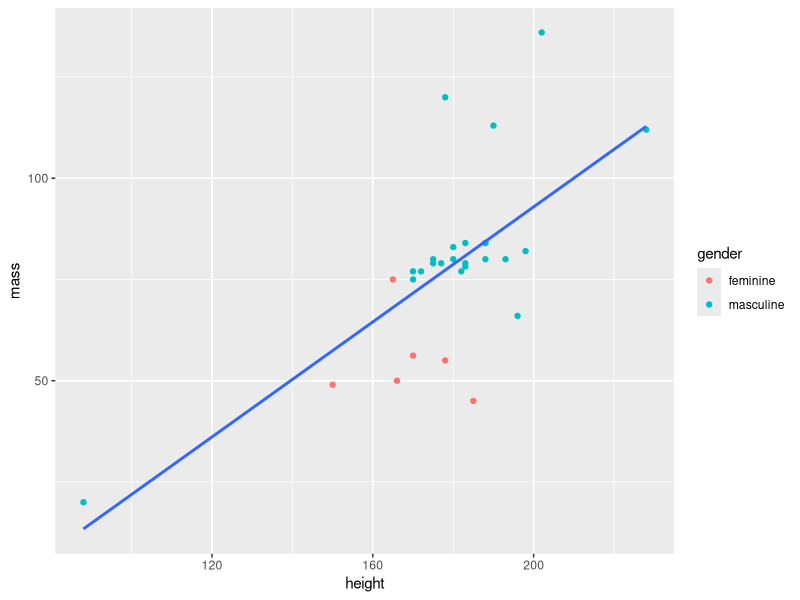
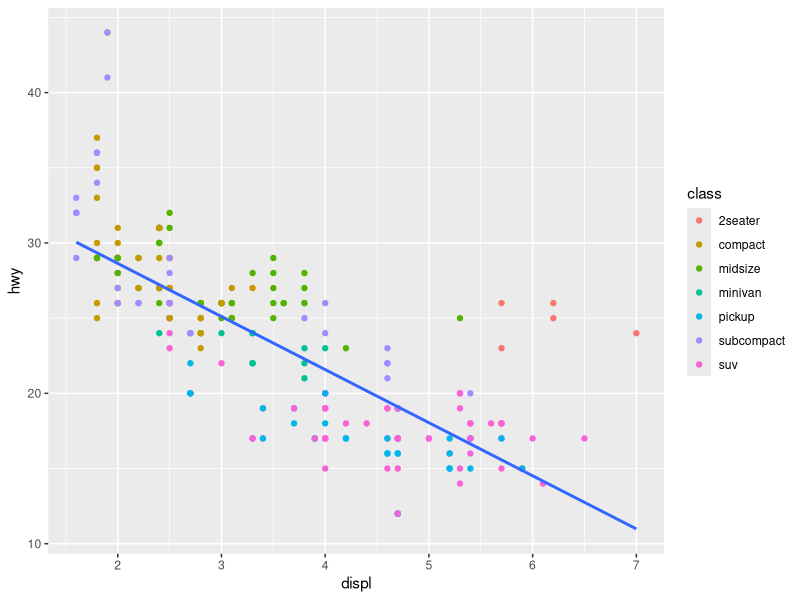
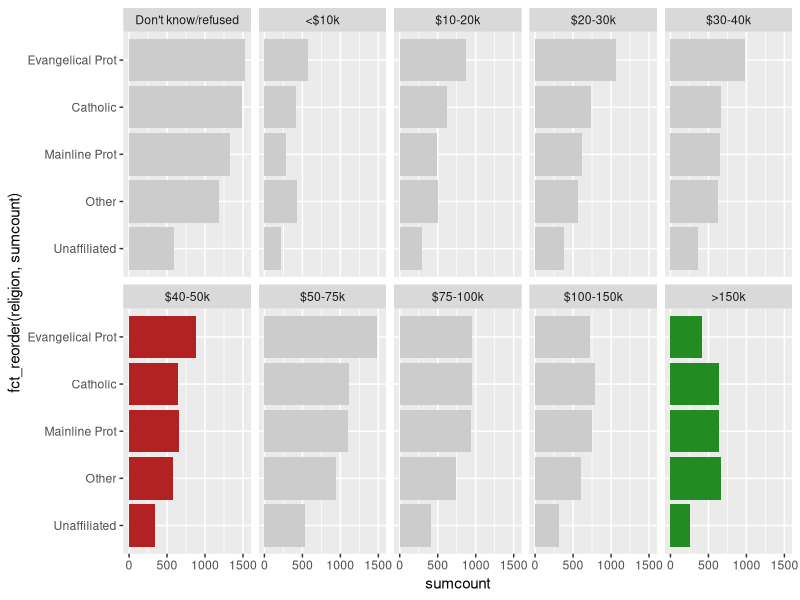

Write R code to recreate these figures, in order.
## ---- chunk 1
#| warning: false
#| message: false

library(tidyverse)

add_numbers <- function(x, y) {
  x + y
}

starwars |> 
  mutate(my_product = add_numbers(mass, height), .after = mass)
## ---- chunk 2
#| layout-ncol: 2
#| fig-cap: 
#|   - "Plot 1"
#|   - "Plot 2"

make_scatterplot <- function(my_df, my_x, my_y, my_color) {
  my_df |>
    drop_na() |>
    ggplot(aes(x = {{my_x}}, y = {{my_y}})) +
    geom_point(aes(color = {{my_color}})) +
    geom_smooth(method = lm, se = FALSE, formula = y ~ x)
}

make_scatterplot(starwars, height, mass, gender)

make_scatterplot(mpg, displ, hwy, class)

## ---- chunk 3
#| fig-height: 4
#| fig-width: 10

inc_levels = c("Don't know/refused",
               "<$10k", "$10-20k", "$20-30k", "$30-40k",
               "$40-50k", "$50-75k", "$75-100k", "$100-150k",
               ">150k")

relig_income %>%
  pivot_longer(-religion, names_to = "income", values_to = "count") %>% 
  mutate(religion = fct_lump_n(religion, 4, w = count)) %>% 
  mutate(income = fct_relevel(income, inc_levels)) %>% 
  summarise(sumcount = sum(count), .by = c(religion, income)) %>% 
  ggplot(aes(fct_reorder(religion, sumcount), 
             sumcount)) + 
  geom_col(fill = "grey80", show.legend = FALSE) +
  geom_col(data = . %>% filter(income == "$40-50k"),
           fill = "firebrick") +
  geom_col(data = . %>% filter(income == ">150k"),
           fill = "forestgreen") +
  coord_flip() +
  facet_wrap(vars(income), nrow = 2) 
